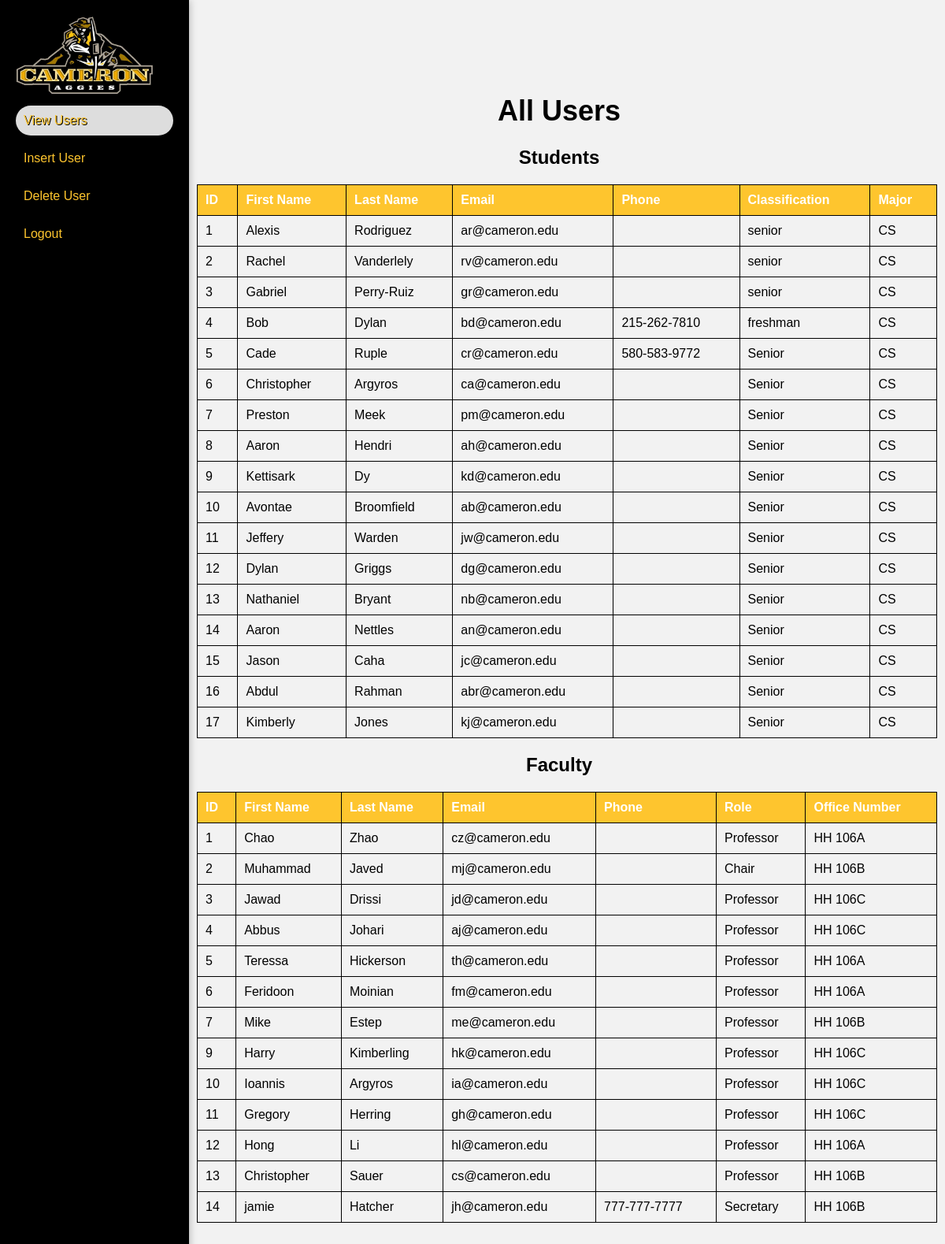
The app's page /admin.php?page=AdminView with its own data.
### tables this page shows
CREATE TABLE `student` (
  `sid` int(11) NOT NULL AUTO_INCREMENT,
  `fname` varchar(20) NOT NULL,
  `email` varchar(50) NOT NULL,
  `lname` varchar(20) NOT NULL,
  `classification` varchar(10) NOT NULL,
  `phone` varchar(12) DEFAULT NULL,
  `advisorID` int(11) DEFAULT NULL,
  `majorID` int(11) NOT NULL,
  PRIMARY KEY (`sid`),
  UNIQUE KEY `email` (`email`),
  KEY `advisorID` (`advisorID`),
  KEY `majorID` (`majorID`),
  CONSTRAINT `student_ibfk_1` FOREIGN KEY (`advisorID`) REFERENCES `faculty` (`fid`),
  CONSTRAINT `student_ibfk_2` FOREIGN KEY (`majorID`) REFERENCES `major` (`majorID`)
);

CREATE TABLE `major` (
  `majorID` int(11) NOT NULL AUTO_INCREMENT,
  `majorAbbrv` varchar(5) NOT NULL,
  `major` varchar(50) NOT NULL,
  PRIMARY KEY (`majorID`)
);

CREATE TABLE `faculty` (
  `fid` int(11) NOT NULL AUTO_INCREMENT,
  `fname` varchar(50) NOT NULL,
  `email` varchar(50) NOT NULL,
  `lname` varchar(20) NOT NULL,
  `role` int(11) NOT NULL,
  `office` int(11) NOT NULL,
  `phone` varchar(12) DEFAULT NULL,
  `departmentID` int(11) DEFAULT NULL,
  PRIMARY KEY (`fid`),
  UNIQUE KEY `email` (`email`),
  KEY `role` (`role`),
  KEY `office` (`office`),
  KEY `departmentID` (`departmentID`),
  CONSTRAINT `faculty_ibfk_3` FOREIGN KEY (`departmentID`) REFERENCES `department` (`departmentID`),
  CONSTRAINT `faculty_ibfk_1` FOREIGN KEY (`role`) REFERENCES `faculty_roles` (`frid`),
  CONSTRAINT `faculty_ibfk_2` FOREIGN KEY (`office`) REFERENCES `location` (`locationID`)
);

CREATE TABLE `faculty_roles` (
  `frid` int(11) NOT NULL AUTO_INCREMENT,
  `roles` varchar(20) NOT NULL,
  PRIMARY KEY (`frid`)
);

CREATE TABLE `building` (
  `buildID` int(11) NOT NULL AUTO_INCREMENT,
  `buildName` varchar(100) NOT NULL,
  `buildAbbrv` varchar(10) NOT NULL,
  PRIMARY KEY (`buildID`)
);

CREATE TABLE `rooms` (
  `roomID` int(11) NOT NULL AUTO_INCREMENT,
  `roomNum` varchar(10) DEFAULT NULL,
  PRIMARY KEY (`roomID`)
);

### Admin/view.php (the view, shortened to what this page needs)
<?php
require_once 'creds.php';
$conn = new mysqli($host, $user, $pass, $dbname, $port);
?>
<!DOCTYPE html>
<html>
<head>
</head>
<body>
    <h1>All Users</h1>
    <h2 id="ahead">Students</h2>
    <table>
        <thead>
            <tr>
                <th>ID</th>
                <th>First Name</th>
                <th>Last Name</th>
                <th>Email</th>
                <th>Phone</th>
                <th>Classification</th>
                <th>Major</th>
            </tr>
        </thead>
        <tbody>
            <?php
            $result = mysqli_query($conn, "
            select s.sid, s.fname, s.lname, s.email, s.phone, s.classification, m.majorAbbrv
            from student s join major m on s.majorID = m.majorID");
            while ($row = mysqli_fetch_assoc($result)) {
                echo "<tr>";
                echo "<td>" . $row['sid'] . "</td>";
                echo "<td>" . $row['fname'] . "</td>";
                echo "<td>" . $row['lname'] . "</td>";
                echo "<td>" . $row['email'] . "</td>";
                echo "<td>" . $row['phone'] . "</td>";
                echo "<td>" . $row['classification'] . "</td>";
                echo "<td>" . $row['majorAbbrv'] . "</td>";
                echo "</tr>";
            }
            ?>
        </tbody>
    </table>
    <h2>Faculty</h2>
    <table>
        <thead>
            <tr>
                <th>ID</th>
                <th>First Name</th>
                <th>Last Name</th>
                <th>Email</th>
                <th>Phone</th>
                <th>Role</th>
                <th>Office Number</th>
            </tr>
        </thead>
        <tbody>
        <?php
        $sql_faculty = "SELECT f.fid, f.fname, f.lname, f.email, fr.roles, b.buildAbbrv, r.roomNum, f.phone FROM faculty f JOIN faculty_roles fr ON f.role = fr.frid JOIN location l ON f.office = l.locationID JOIN building b ON l.buildID = b.buildID JOIN rooms r ON l.roomID = r.roomID;";
        $result = mysqli_query($conn, $sql_faculty);
        while ($row = mysqli_fetch_assoc($result)) {
            echo "<tr>";
            echo "<td>" . $row['fid'] . "</td>";
            echo "<td>" . $row['fname'] . "</td>";
            echo "<td>" . $row['lname'] . "</td>";
            echo "<td>" . $row['email'] . "</td>";
            echo "<td>" . $row['phone'] . "</td>";
            echo "<td>" . $row['roles'] . "</td>";
            echo "<td>" . $row['buildAbbrv'] . " " . $row['roomNum'] . "</td>";
            echo "</tr>";
        }
        ?>
    </tbody>
    </table>
</body>
</html>

### admin.php (shortened to what this page needs)
<!DOCTYPE html>
<html>
<head>
</head>
<body>
	<nav>
		<ul>
			<li>
			<img src="Aggies.png" style="width: 175px; height: 100px;">
			</li>
			<li><a href="?page=AdminView"
					class="<?php if (isset($_GET['page']) && $_GET['page'] === 'AdminView')
						echo 'active'; ?>">View Users</a></li>
			<li><a href="?page=AdminInsert"
					class="<?php if (isset($_GET['page']) && $_GET['page'] === 'AdminInsert')
						echo 'active'; ?>">Insert User</a></li>
			<li><a href="?page=AdminDelete"
					class="<?php if (isset($_GET['page']) && $_GET['page'] === 'AdminDelete')
						echo 'active'; ?>">Delete User</a></li>
			<li><a href="?page=logout"
					class="<?php if (isset($_GET['page']) && $_GET['page'] === 'logout')
						echo 'active'; ?>">Logout</a>
			</li>
		</ul>
	</nav>
	<main>
		<?php if (isset($_GET['page'])) {
			if ($_GET['page'] === 'AdminView')
				include('Admin/view.php');
			elseif ($_GET['page'] === 'AdminInsert')
				include('Admin/insert.php');
			elseif ($_GET['page'] === 'AdminDelete')
				include('Admin/delete.php');
			elseif ($_GET['page'] === 'logout')
				include('Admin/logout.php');
		} ?>
	</main>
</body>
</html>

### admin.php (style rules this page uses)
body { margin: 20; padding: 0; font-family: Arial, sans-serif; background-color: #f2f2f2; }
nav { position: fixed; top: 0; left: 0; width: 200px; height: 100%; background-color: #f1f1f1; padding: 20px; box-shadow: 0 0 10px rgba(0, 0, 0, 0.3); background-color: #000000; }
nav ul { list-style: none; padding: 0; margin: 0; }
nav li { margin-bottom: 10px; }
nav a { display: block; padding: 10px; color: #FEC52E; text-decoration: none; transition: background-color 0.3s ease; border-radius: 20px; }
nav a.active { background-color: #ddd; text-shadow: #000000 1px 1px; }
main { margin-left: 220px; padding: 20px; }
h1 { margin-top: 0; font-size: 36px; text-align: center; }
table { width: 100%; border-collapse: collapse; margin-left: 10px; margin-bottom: 20px; }
th, td { padding: 10px; text-align: left; border: 1px solid #000000; }
th { background-color: #FEC52E; color: #fff; }
h2 { text-align: center; }

### Admin/view.php (style rules this page uses)
body { background-color: #f2f2f2; font-family: Arial, sans-serif; margin: 0; background-repeat: no-repeat; background-position: center center; margin: 0; padding: 0; font-family: Arial, sans-serif; }
h1 { color: #000000; text-align: center; margin-top: 100px; }

### records on screen
student: sid "1", fname "Alexis", lname "Rodriguez", email "ar@cameron.edu", classification "senior", majorID.majorAbbrv "CS"
student: sid "2", fname "Rachel", lname "Vanderlely", email "rv@cameron.edu", classification "senior", majorID.majorAbbrv "CS"
student: sid "3", fname "Gabriel", lname "Perry-Ruiz", email "gr@cameron.edu", classification "senior", majorID.majorAbbrv "CS"
student: sid "4", fname "Bob", lname "Dylan", email "bd@cameron.edu", phone "215-262-7810", classification "freshman", majorID.majorAbbrv "CS"
student: sid "5", fname "Cade", lname "Ruple", email "cr@cameron.edu", phone "580-583-9772", classification "Senior", majorID.majorAbbrv "CS"
student: sid "6", fname "Christopher", lname "Argyros", email "ca@cameron.edu", classification "Senior", majorID.majorAbbrv "CS"
student: sid "7", fname "Preston", lname "Meek", email "pm@cameron.edu", classification "Senior", majorID.majorAbbrv "CS"
student: sid "8", fname "Aaron", lname "Hendri", email "ah@cameron.edu", classification "Senior", majorID.majorAbbrv "CS"
student: sid "9", fname "Kettisark", lname "Dy", email "kd@cameron.edu", classification "Senior", majorID.majorAbbrv "CS"
student: sid "10", fname "Avontae", lname "Broomfield", email "ab@cameron.edu", classification "Senior", majorID.majorAbbrv "CS"
student: sid "11", fname "Jeffery", lname "Warden", email "jw@cameron.edu", classification "Senior", majorID.majorAbbrv "CS"
student: sid "12", fname "Dylan", lname "Griggs", email "dg@cameron.edu", classification "Senior", majorID.majorAbbrv "CS"
student: sid "13", fname "Nathaniel", lname "Bryant", email "nb@cameron.edu", classification "Senior", majorID.majorAbbrv "CS"
student: sid "14", fname "Aaron", lname "Nettles", email "an@cameron.edu", classification "Senior", majorID.majorAbbrv "CS"
student: sid "15", fname "Jason", lname "Caha", email "jc@cameron.edu", classification "Senior", majorID.majorAbbrv "CS"
student: sid "16", fname "Abdul", lname "Rahman", email "abr@cameron.edu", classification "Senior", majorID.majorAbbrv "CS"
student: sid "17", fname "Kimberly", lname "Jones", email "kj@cameron.edu", classification "Senior", majorID.majorAbbrv "CS"
faculty: fid "1", fname "Chao", lname "Zhao", email "cz@cameron.edu", role.roles "Professor", building.buildAbbrv "HH", rooms.roomNum "106A"
faculty: fid "2", fname "Muhammad", lname "Javed", email "mj@cameron.edu", role.roles "Chair", building.buildAbbrv "HH", rooms.roomNum "106B"
faculty: fid "3", fname "Jawad", lname "Drissi", email "jd@cameron.edu", role.roles "Professor", building.buildAbbrv "HH", rooms.roomNum "106C"
faculty: fid "4", fname "Abbus", lname "Johari", email "aj@cameron.edu", role.roles "Professor", building.buildAbbrv "HH", rooms.roomNum "106C"
faculty: fid "5", fname "Teressa", lname "Hickerson", email "th@cameron.edu", role.roles "Professor", building.buildAbbrv "HH", rooms.roomNum "106A"
faculty: fid "6", fname "Feridoon", lname "Moinian", email "fm@cameron.edu", role.roles "Professor", building.buildAbbrv "HH", rooms.roomNum "106A"
faculty: fid "7", fname "Mike", lname "Estep", email "me@cameron.edu", role.roles "Professor", building.buildAbbrv "HH", rooms.roomNum "106B"
faculty: fid "9", fname "Harry", lname "Kimberling", email "hk@cameron.edu", role.roles "Professor", building.buildAbbrv "HH", rooms.roomNum "106C"
faculty: fid "10", fname "Ioannis", lname "Argyros", email "ia@cameron.edu", role.roles "Professor", building.buildAbbrv "HH", rooms.roomNum "106C"
faculty: fid "11", fname "Gregory", lname "Herring", email "gh@cameron.edu", role.roles "Professor", building.buildAbbrv "HH", rooms.roomNum "106C"
faculty: fid "12", fname "Hong", lname "Li", email "hl@cameron.edu", role.roles "Professor", building.buildAbbrv "HH", rooms.roomNum "106A"
faculty: fid "13", fname "Christopher", lname "Sauer", email "cs@cameron.edu", role.roles "Professor", building.buildAbbrv "HH", rooms.roomNum "106B"
faculty: fid "14", fname "jamie", lname "Hatcher", email "jh@cameron.edu", phone "777-777-7777", role.roles "Secretary", building.buildAbbrv "HH", rooms.roomNum "106B"
